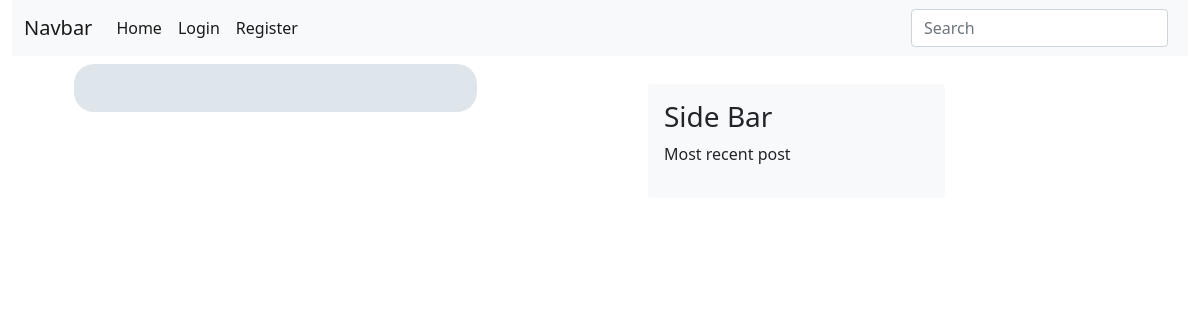
The page /details/10 on the database as committed earlier.
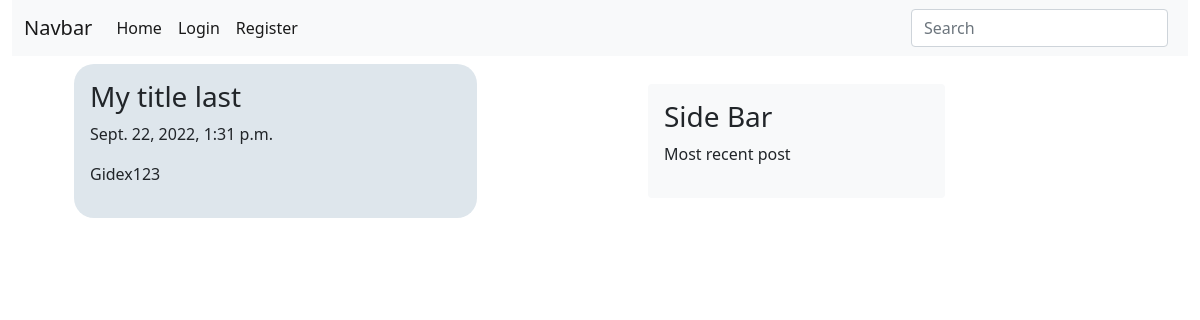
The same page on the database as committed later.
### my_app/models.py (models this page shows, shortened)
class Post(models.Model):
    title = models.CharField(max_length=50, default='My title')
    body = models.TextField()
    date_created = models.DateTimeField(default = timezone.now)
    owner = models.ForeignKey(User, on_delete=models.CASCADE)

### my_app/views.py (the view)
# urls.py: path('details/<int:pk>', views.post_detail, name='post-detail'),
def post_detail(request, pk):
    the_post = Post.objects.filter(id=pk).first()
    return render(request, 'my_app/post-detail.html', {'post': the_post})

### my_app/templates/my_app/post-detail.html (shortened to what this page needs)
{% extends 'my_app/base.html' %}
{% block main-content %}
<div class="container">
    <div class="row">
        <div class="col-10 ">
            <div class=" m-1 p-3 mb-2" style="border-radius: 20px; background-color: #dee6ec;">
                <h3> {{post.title}}</h3>
                <p>{{post.date_created}}</p>
                <p>{{post.owner.username}}</p>
            </div>
        </div>
    </div>
</div>
{% endblock main-content %}
{% block side-content %}
    <div class="bg-light col-10 m-4 p-3 mb-2 rounded">
        <h3>Side Bar</h3>
        <p>Most recent post</p>
    </div>
{% endblock side-content %}

Rows that differ between the two databases and show on the page:
added Post: title "My title last", date_created "Sept. 22, 2022, 1:31 p.m.", owner.username "Gidex123"
